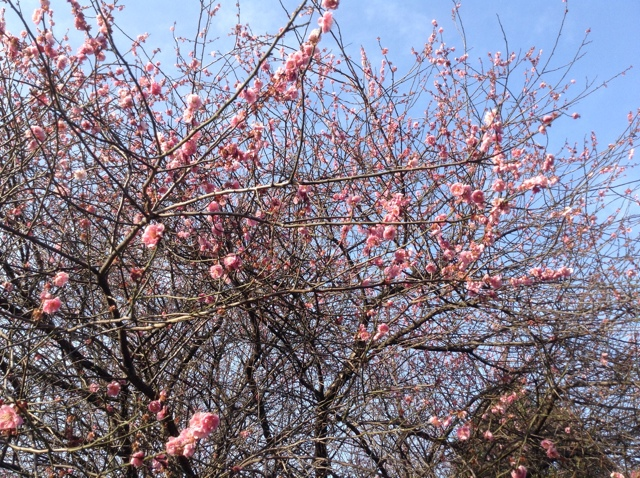
//> input picture task4/task4_3/photo.jpg, 640 x 478 px
$ ./sobel   (built with g++ and OpenCV 4)
//> lines starting //> are read from the running program, lines starting //| are printed output that depends on the picture
#include <opencv2/opencv.hpp>
#include <iostream>
#include <fstream>

using namespace std;
using namespace cv;

int main(int argc, const char* argv[])
{
  double gain = 0.2;
  int offset = 127;

  int kernel_size = 3;
  double kernel[2][3][3] = {
     { {-2, -4, -2},
     {0, 0, 0},
     {2, 4, 2}},


     { {-2, 0, 2},
     {-4, 0, 4},
     {-2, 0, 2}}

     };
  string filename;

  cout <<"Open File Name >";
  cin >> filename;
//> the answer given: ../task4_3/photo.jpg

  //read image file
  Mat color_image = cv::imread(filename, cv::IMREAD_COLOR);
//> color_image is the input picture: 478 rows x 640 cols, CV_8UC3; mean B, G, R 140.3, 124.8, 131.9

  if (color_image.empty()) {
    cerr << "Failed to open image file." << endl;
    return -1;
  }

  Mat gray_image;
  cvtColor(color_image, gray_image,CV_BGR2GRAY);
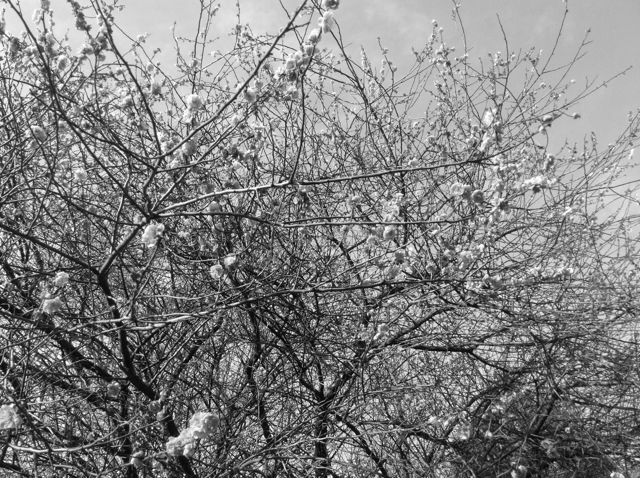
//> gray_image: 478 rows x 640 cols, CV_8UC1; min 1, max 255, mean 128.7

  namedWindow("Image", CV_WINDOW_AUTOSIZE);
  imshow("Image", color_image);

  namedWindow("grayImage",  CV_WINDOW_AUTOSIZE);
  imshow("grayImage", gray_image);

  waitKey(100);

  Mat conv_image[2];
  conv_image[0] = Mat(cv::Size(gray_image.cols, gray_image.rows), CV_8U, cv::Scalar(0));
  conv_image[1] = Mat(cv::Size(gray_image.cols, gray_image.rows), CV_8U, cv::Scalar(0));

  int margin = kernel_size/2;

  for(int y=margin; y < gray_image.rows-margin; y++) {
    for(int x=margin; x < gray_image.cols-margin; x++) {
      for(int k = 0; k < 2; k++) {
        double conv = 0;
        for (int i = -margin; i <= margin; i++) {
          for (int j = -margin; j <= margin; j++) {
              conv += (double)gray_image.at<unsigned char>(y+i, x+j)*kernel[k][i+margin][j+margin];
            }
          }
         conv = offset + conv*gain;
         if(conv < 0) conv = 0;
         if(conv > 255) conv = 255;
         conv_image[k].at<unsigned char>(y, x) = conv;
        }
    }
  }
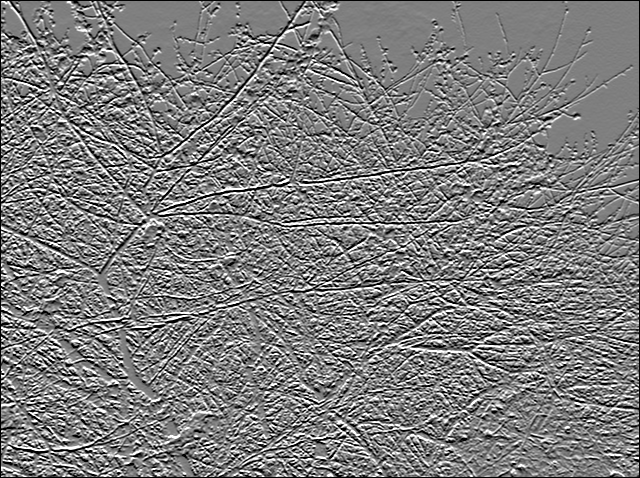
//> conv_image[0]: 478 rows x 640 cols, CV_8UC1; min 0, max 255, mean 124.9
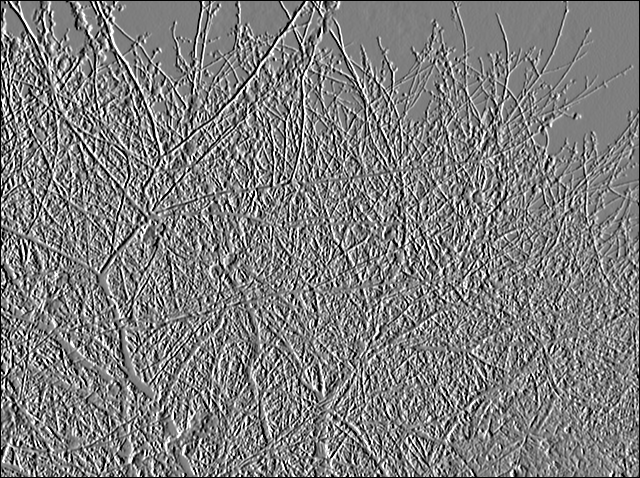
//> conv_image[1]: 478 rows x 640 cols, CV_8UC1; min 0, max 255, mean 125.8

  namedWindow("Horiz",  CV_WINDOW_AUTOSIZE);
  namedWindow("Vert",  CV_WINDOW_AUTOSIZE);
  imshow("Horiz", conv_image[0]);
  imshow("Vert", conv_image[1]);

  ofstream fout;
  fout.open((filename+"_sobel.txt").c_str());

  for(int y=margin; y < gray_image.rows-margin; y++) {
    for(int x=margin; x < gray_image.cols-margin; x++) {
      fout << (int)conv_image[0].at<unsigned char>(y, x)-127 << "\t";
      fout << (int)conv_image[1].at<unsigned char>(y, x)-127 << endl;
    }
  }

  fout.close();

  waitKey(0);
  destroyAllWindows();
  return 0;
}

$ run again, on task4/task4_3/chinese_food.jpg
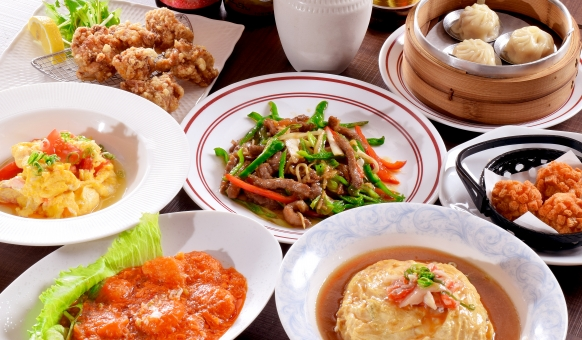
//> input picture task4/task4_3/chinese_food.jpg, 582 x 340 px
//> color_image is the input picture: 340 rows x 582 cols, CV_8UC3; mean B, G, R 120.2, 147.4, 183.4
//> after the loop `for(int y=margin; y < gray_image.rows-margin; y++)`:
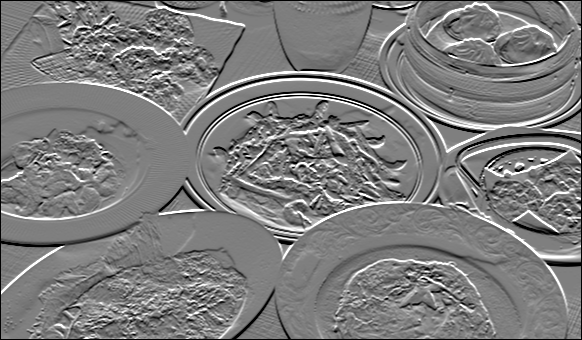
//> conv_image[0]: 340 rows x 582 cols, CV_8UC1; min 0, max 255, mean 124.8
//> after the loop `for(int y=margin; y < gray_image.rows-margin; y++)`:
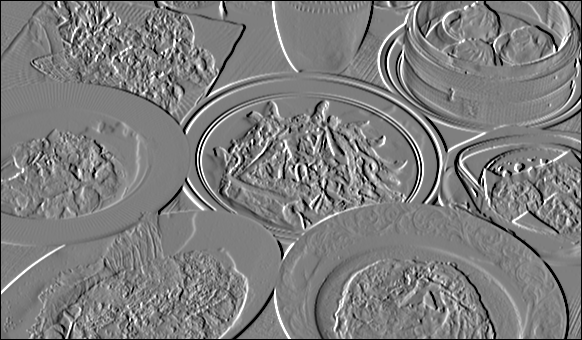
//> conv_image[1]: 340 rows x 582 cols, CV_8UC1; min 0, max 255, mean 125.2
